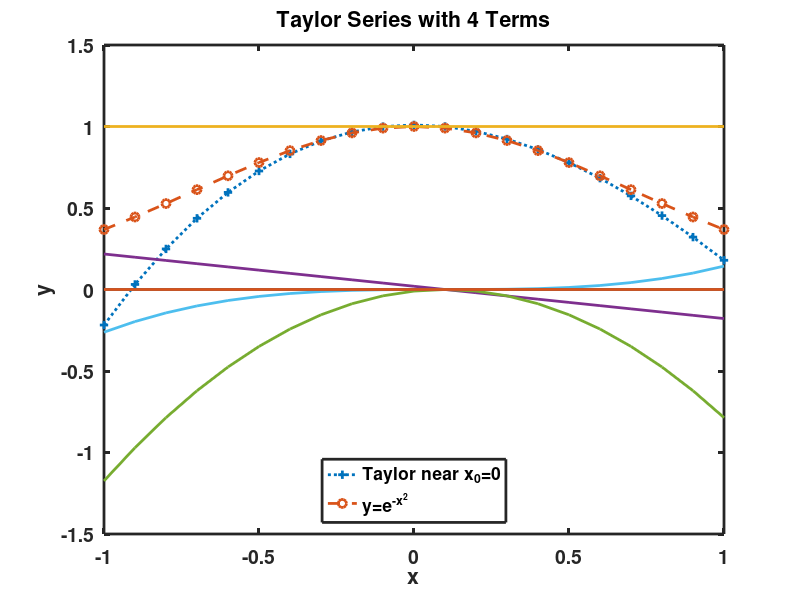
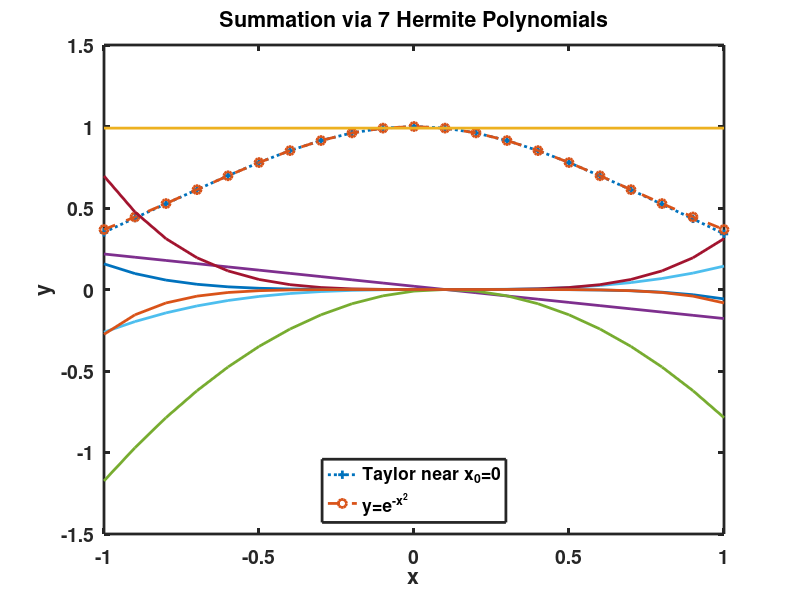
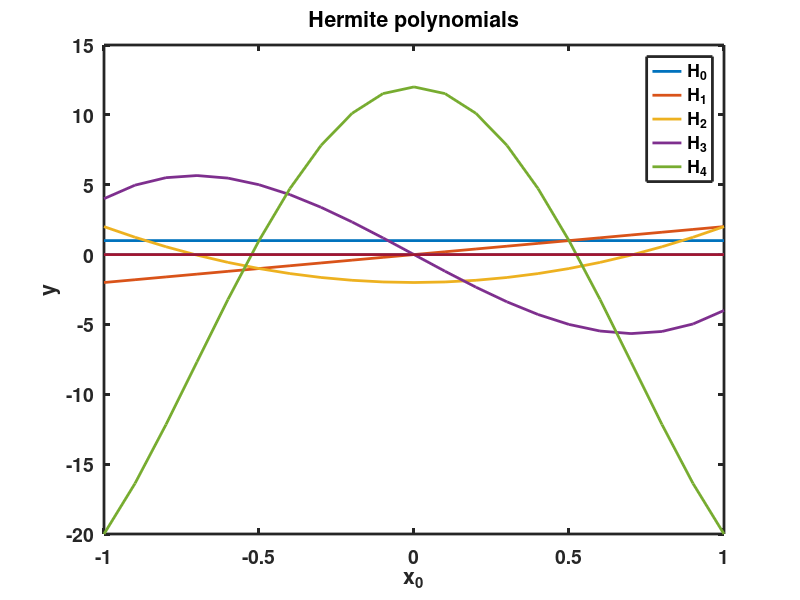

The MATLAB script that drew these images, in order:
function [] = HermiteSum(maxH)
% HermiteSum calculates exp(-x^2) by a Talyor summation
% with and without Hermite Polynomials 
% Both approaches are mathematically equivalent
% The third plot is first few Hermite polynomials over
% a range of x0 points. 

close all; clc
set(0,'defaultaxeslinewidth',2); set(0,'defaultlinelinewidth',2);
set(0,'defaultaxesFontWeight','bold');set(0,'defaulttextFontWeight','bold') 
set(0,'defaultaxesfontsize',14); set(0,'defaulttextfontsize',14);

if nargin ==0
    maxH=7;  
    % 4 terms acceptable over x=-0.1 to 0.1
    % 7 terms acceptable over x=-1 to 1 
    % Odd number of terms has better symmetry
    % since is actually even number of terms 
    % when H_0 is neglected
end
x=-1:.1:1;  
y=exp(-x.^2); % True value
x0=0.1;

% Calculate Taylor series without Hermite Polynomials
% Taylor = sum ( (x-a)^n/n! * dn/dxn(f)|@x0 )
% use first 4 terms
SimpleTay = zeros(maxH,length(x));
SimpleTay(1,:)= 1 ;
SimpleTay(2,:)= (x-x0).*     exp(-x0.^2).* (-2.*x0) / 1 ;
SimpleTay(3,:)= ((x-x0).^2).*exp(-x0.^2).*(4.*x0.^2-2) / 2;
SimpleTay(4,:)= ((x-x0).^3).*exp(-x0.^2).*(-8.*x0.^3+12.*x0)...
    / (3*2);
SimpleTaySum = sum(SimpleTay);
figure
plot(x,SimpleTaySum,':+',x,y,'--o',x,SimpleTay)
xlabel('x');  ylabel('y');
title('Taylor Series with 4 Terms')
legend('Taylor near x_0=0','y=e^{-x^2}', 'Location', 'South')

% Calculate Taylor series with maxH Hermite Polynomial terms
% Equivalent to previous calculation if maxH = 4
tay = zeros(maxH,length(x));
H = zeros(maxH,1);
% Recursive Calculation of Hermite Polynomials
H(1)=1;
H(2)=2*x0;
% Hn+1(x)=2xHn(x) - 2nHn-1(x)
for ind=2:(maxH-1)
    realn=ind-1;
    % real n is n-1; Matlab cannot index starting at 0
    H(ind+1)=2*x0*H(ind)-2*(realn).*H(ind-1);    
end

for ind=1:maxH
    tay(ind,:)=(((x-x0).^(ind-1)).* (-1)^(ind-1).*H(ind)...
                    .*exp(-x0.^2)) / factorial(ind-1);
end
taysum=sum(tay);

figure 
plot(x,taysum,':+',x,y,'--o',x,tay); 
legend('Taylor near x_0=0','y=e^{-x^2}', 'Location', 'South'); 
xlabel('x');  ylabel('y');
maxHstring = num2str(maxH);
title(['Summation via ' maxHstring ' Hermite Polynomials'])

% Use of Hermite polynomials above used only x0 point
% Plot first 4 Hermite polynomials over a range of x0 points
Herm=zeros(maxH,length(x));
Herm(1,:)=ones(1,length(x));
Herm(2,:)=2*x;
% Hn+1(x)=2xHn(x) - 2nHn-1(x)
for index=2:4
    realn=index-1;
    % real n is n-1; Matlab cannot index starting at 0
    Herm(index+1,:)=2*x.*Herm(index,:)-2*(realn).*Herm(index-1,:); 
end
figure
plot(x,Herm); legend('H_0', 'H_1', 'H_2', 'H_3', 'H_4')
xlabel('x_0'); ylabel('y'); title ('Hermite polynomials')
end

